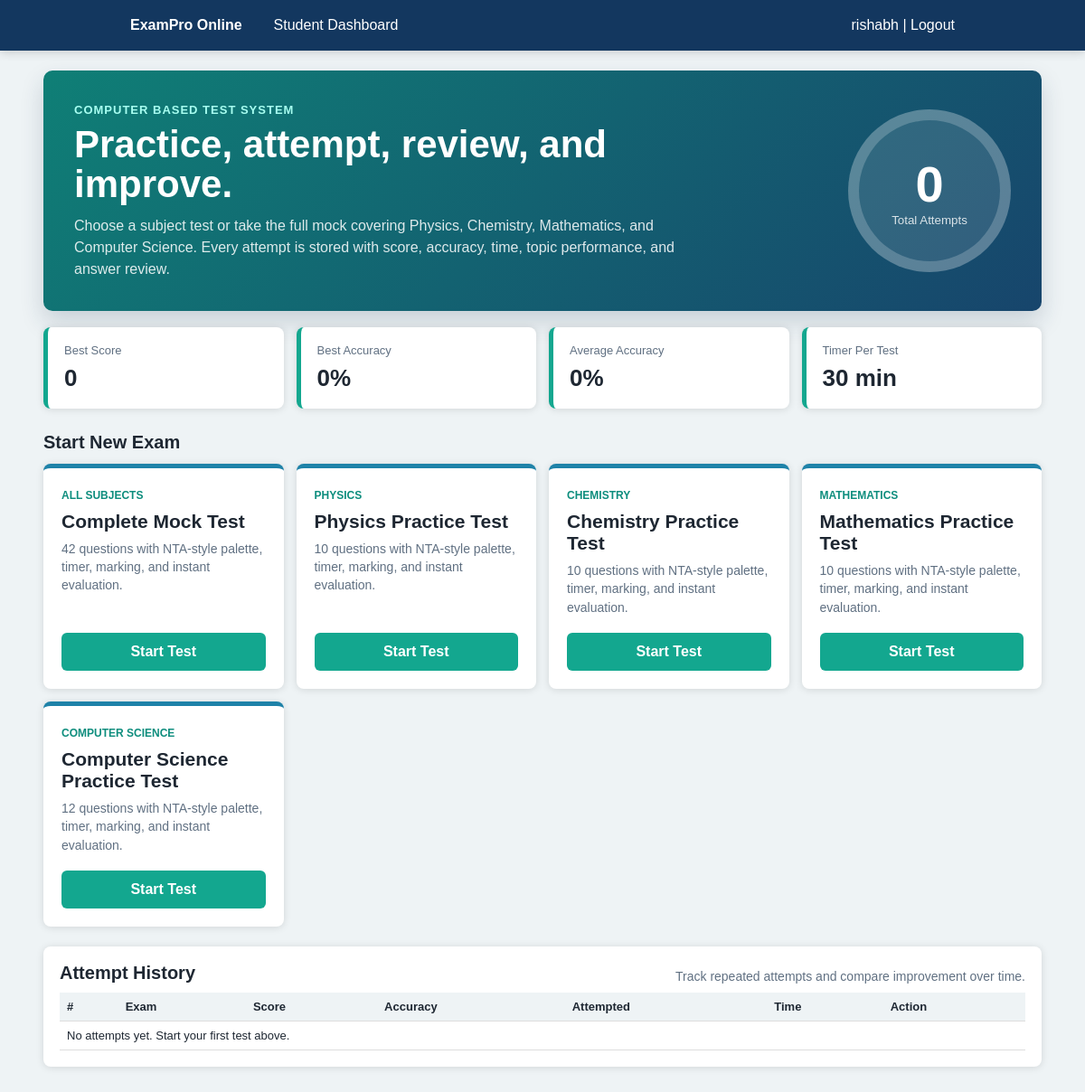
The app's page /dashboard/ (signed in) with its own data.
### exams/models.py (models this page shows, shortened)
class Result(models.Model):
    user = models.ForeignKey(User, on_delete=models.CASCADE, related_name="results")
    subject = models.CharField(max_length=40, default="All Subjects")
    title = models.CharField(max_length=120, default="PCM Mock Test")
    total_questions = models.PositiveIntegerField()
    attempted = models.PositiveIntegerField()
    correct = models.PositiveIntegerField()
    incorrect = models.PositiveIntegerField()
    score = models.PositiveIntegerField()
    accuracy = models.FloatField(default=0)
    time_taken = models.PositiveIntegerField(default=0)
    submitted_at = models.DateTimeField(auto_now_add=True)

### exams/views.py (the view)
# urls.py: path("dashboard/", views.dashboard_page, name="dashboard"),
@login_required
def dashboard_page(request):
    ensure_questions()
    attempts = Result.objects.filter(user=request.user).order_by("-submitted_at")
    total_attempts = attempts.count()
    best_score = max([r.score for r in attempts], default=0)
    best_accuracy = max([r.accuracy for r in attempts], default=0)
    avg_accuracy = round(sum(r.accuracy for r in attempts) / total_attempts, 2) if total_attempts else 0
    exam_cards = []
    for subject in SUBJECT_OPTIONS:
        count = Question.objects.filter(subject__in=EXAM_SUBJECTS).count() if subject == "All Subjects" else Question.objects.filter(subject=subject).count()
        exam_cards.append({
            "subject": subject,
            "slug": subject.lower().replace(" ", "-"),
            "title": exam_title(subject),
            "count": count,
        })
    return render(request, "exams/dashboard.html", {
        "attempts": attempts,
        "avg_accuracy": avg_accuracy,
        "best_accuracy": best_accuracy,
        "best_score": best_score,
        "duration": EXAM_DURATION // 60,
        "exam_cards": exam_cards,
        "total_attempts": total_attempts,
    })

### exams/views.py (called while the page is built)
def exam_title(subject):
    return "Complete Mock Test" if subject == "All Subjects" else f"{subject} Practice Test"

### exams/templates/exams/dashboard.html (shortened to what this page needs)
{% load static %}
<!doctype html>
<html lang="en">
<head>
  <link rel="stylesheet" href="{% static 'exams/css/style.css' %}">
</head>
<body class="student-body">
  <nav class="dash-nav">
    <b>ExamPro Online</b>
    <span>Student Dashboard</span>
    <a href="{% url 'logout' %}">{{ request.user.first_name|default:request.user.username }} | Logout</a>
  </nav>
  <main class="student-dashboard">
    <section class="dash-hero">
      <div>
        <p class="eyebrow">Computer Based Test System</p>
        <h1>Practice, attempt, review, and improve.</h1>
        <p>Choose a subject test or take the full mock covering Physics, Chemistry, Mathematics, and Computer Science. Every attempt is stored with score, accuracy, time, topic performance, and answer review.</p>
      </div>
      <div class="hero-score">
        <span>{{ total_attempts }}</span>
        <small>Total Attempts</small>
      </div>
    </section>
    <section class="metric-strip">
      <div><span>Best Score</span><b>{{ best_score }}</b></div>
      <div><span>Best Accuracy</span><b>{{ best_accuracy }}%</b></div>
      <div><span>Average Accuracy</span><b>{{ avg_accuracy }}%</b></div>
      <div><span>Timer Per Test</span><b>{{ duration }} min</b></div>
    </section>
    <h2>Start New Exam</h2>
    <section class="exam-choice-grid">
      {% for item in exam_cards %}
        <article class="exam-choice">
          <div>
            <span>{{ item.subject }}</span>
            <h3>{{ item.title }}</h3>
            <p>{{ item.count }} questions with NTA-style palette, timer, marking, and instant evaluation.</p>
          </div>
          <a href="{% url 'start_exam' item.slug %}">Start Test</a>
        </article>
      {% endfor %}
    </section>
    <section class="history-panel">
      <div class="section-title">
        <h2>Attempt History</h2>
        <p>Track repeated attempts and compare improvement over time.</p>
      </div>
      <div class="history-table">
        <table>
          <thead><tr><th>#</th><th>Exam</th><th>Score</th><th>Accuracy</th><th>Attempted</th><th>Time</th><th>Action</th></tr></thead>
          <tbody>
          {% for attempt in attempts %}
            <tr>
              <td>{{ forloop.counter }}</td>
              <td>{{ attempt.title }}</td>
              <td>{{ attempt.score }} / {{ attempt.total_questions }}</td>
              <td>{{ attempt.accuracy }}%</td>
              <td>{{ attempt.attempted }}</td>
              <td>{{ attempt.time_taken }} sec</td>
              <td><a href="{% url 'result_detail' attempt.id %}">View Result</a></td>
            </tr>
          {% empty %}
            <tr><td colspan="7">No attempts yet. Start your first test above.</td></tr>
          {% endfor %}
          </tbody>
        </table>
      </div>
    </section>
  </main>
</body>
</html>

### exams/static/exams/css/style.css (style rules this page uses)
:root { --teal: #11a985; --teal-dark: #079675; --blue: #1f6fa8; --navy: #13375f; --orange: #f69a18; --green: #37b751; --red: #df4a18; --purple: #6546b7; --line: #d7dde3; --soft: #eef3f5; --text: #1e2732; }
* { box-sizing: border-box; }
body { margin: 0; font-family: Arial, Helvetica, sans-serif; color: var(--text); background: #eef3f5; }
a { color: inherit; text-decoration: none; }
button, a, .exam-choice, .summary-grid > div, .panel { transition: transform .18s ease, box-shadow .18s ease, background .18s ease; }
.student-body { min-height: 100vh; background: #eef3f5; }
.dash-nav { height: 56px; background: #13375f; color: white; display: flex; align-items: center; gap: 35px; padding: 0 12%; box-shadow: 0 2px 10px rgba(0,0,0,.16); }
.dash-nav a { margin-left: auto; }
.student-dashboard { width: min(1120px, 92vw); margin: 22px auto 44px; }
.dash-hero { min-height: 230px; display: grid; grid-template-columns: 1fr 220px; align-items: center; gap: 28px; padding: 34px; background: linear-gradient(135deg, #0f7f76, #17456c); color: white; border-radius: 10px; box-shadow: 0 12px 26px rgba(26, 54, 85, .18); }
.dash-hero h1 { max-width: 640px; margin: 6px 0 12px; font-size: 42px; line-height: 1.05; letter-spacing: 0; }
.dash-hero p { max-width: 700px; margin: 0; color: rgba(255,255,255,.86); line-height: 1.5; }
.eyebrow { font-size: 13px; text-transform: uppercase; letter-spacing: 1px; font-weight: 800; color: #a8fff1 !important; }
.hero-score { width: 180px; height: 180px; justify-self: end; display: grid; place-items: center; align-content: center; border-radius: 50%; background: rgba(255,255,255,.12); border: 12px solid rgba(255,255,255,.2); }
.hero-score span { font-size: 56px; font-weight: 900; }
.hero-score small { color: rgba(255,255,255,.82); }
.metric-strip { display: grid; grid-template-columns: repeat(4, 1fr); gap: 14px; margin: 18px 0 26px; }
.metric-strip div, .exam-choice, .history-panel { background: white; border-radius: 8px; box-shadow: 0 1px 8px rgba(0,0,0,.12); }
.metric-strip div { padding: 18px; border-left: 5px solid #13a78f; }
.metric-strip span { display: block; color: #607082; font-size: 13px; margin-bottom: 8px; }
.metric-strip b { font-size: 26px; }
.student-dashboard h2 { margin: 24px 0 12px; font-size: 20px; }
.exam-choice-grid { display: grid; grid-template-columns: repeat(4, 1fr); gap: 14px; }
.exam-choice { min-height: 210px; display: grid; align-content: space-between; padding: 20px; border-top: 5px solid #1e82a8; }
.exam-choice span { display: inline-block; color: #0d8d7d; font-weight: 800; font-size: 12px; text-transform: uppercase; margin-bottom: 10px; }
.exam-choice h3 { margin: 0 0 8px; font-size: 21px; line-height: 1.15; }
.exam-choice p { color: #607082; line-height: 1.45; margin: 0; font-size: 14px; }
.exam-choice a { display: inline-block; width: 100%; text-align: center; background: #13a78f; color: white; padding: 12px; border-radius: 6px; font-weight: 800; margin-top: 18px; }
.history-panel { margin-top: 22px; padding: 18px; }
.section-title { display: flex; align-items: end; justify-content: space-between; gap: 20px; margin-bottom: 10px; }
.section-title h2 { margin: 0; }
.section-title p { margin: 0; color: #607082; font-size: 14px; }
.history-table { overflow-x: auto; }
table { width: 100%; border-collapse: collapse; font-size: 13px; }
th { background: #eef3f5; text-align: left; }
th, td { padding: 8px; border-bottom: 1px solid #ddd; }

### records on screen
Result: subject "COMPUTER SCIENCE", title "Computer Science Practice Test", count "12"

### other values on screen
{{ request.user.first_name|default:request.user.username }} "rishabh"
{{ total_attempts }} "0"
{{ best_score }} "0"
{{ best_accuracy }} "0"
{{ avg_accuracy }} "0"
{{ duration }} "30"
{{ item.subject }} "ALL SUBJECTS" "PHYSICS" "CHEMISTRY" "MATHEMATICS"
{{ item.title }} "Complete Mock Test" "Physics Practice Test" "Chemistry Practice Test" "Mathematics Practice Test"
{{ item.count }} "42" "10" "10" "10"
